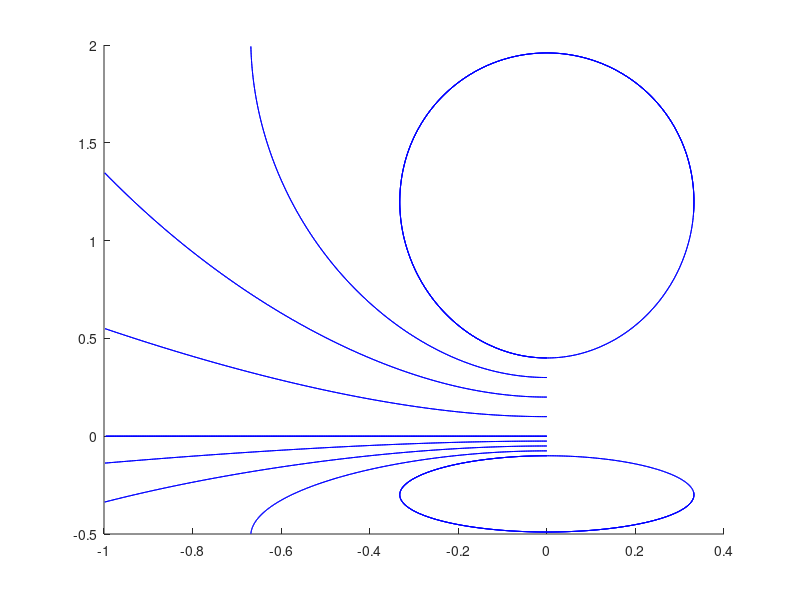

MATLAB code to generate this figure: (Note: this script raises an error after producing the figure.)
clear;
figure(1);
R=0.35;y=-1:0.04:1;x=-1:0.04:1;theta=0:pi/20:2*pi;
[X,Y,Theta]=meshgrid(x,y,theta);
r=sqrt(X.^2+(Y-R*sin(Theta)).^2+(R.*cos(Theta)).^2);
r3=r.^3;
dBx=-R.*(R-Y.*sin(Theta))./r3;
dBy=-X.*R.*sin(Theta)./r3;
Bx=pi/40*trapz(dBx,3);By=pi/40*trapz(dBy,3);
[BSX,BSY]=meshgrid(0,[0:0.05:0.2]);
h1=streamline(X(:,:,1),2*Y(:,:,1),Bx,2*By,BSX,2*BSY,[0.1,1000]);
h2=streamline(X(:,:,1),0.5*Y(:,:,1),Bx,0.5*By,BSX,0.5*BSY,[0.1,1000]);
%h2=copyobj(h1,gca);
rotate(h2,[1,0,0],180,[0,0,0]);
h3=copyobj(allchild(gca),gca);
rotate(h3,[0,1,0],180,[0,0,0]);
for kk=1:4
    [BSX,BSY]=meshgrid(0,0.2+kk*0.02);
    streamline(X(:,:,1),2*Y(:,:,1),Bx,2*By,BSX,2*BSY,[0.02/(kk+1),4500]);
    streamline(X(:,:,1),-0.5*Y(:,:,1),Bx,-0.5*By,BSX,-0.5*BSY,[0.02/(kk+1),4500]);
end
view(90,-90);